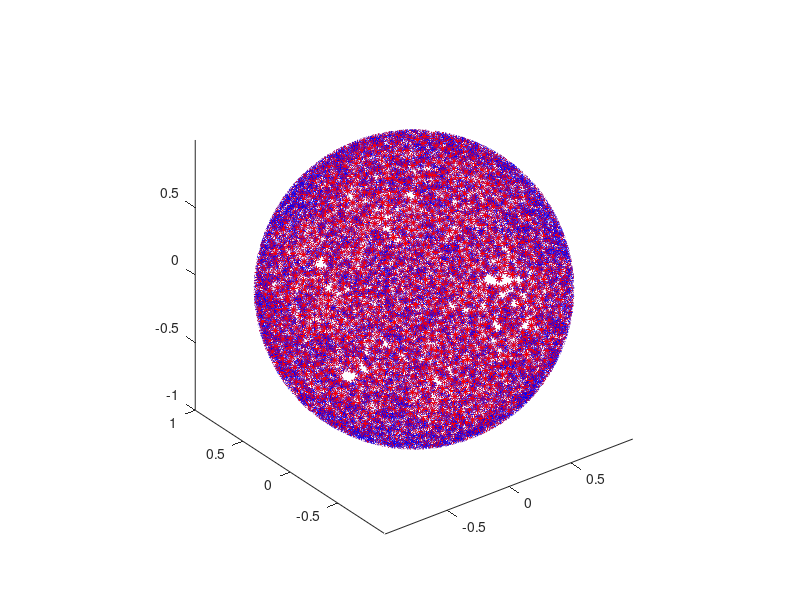

MATLAB code for this plot: (Note: this script raises an error after producing the figure.)
%+========================================================================+
%|                                                                        |
%|            This script uses the GYPSILAB toolbox for Matlab            |
%|                                                                        |
%| COPYRIGHT : Matthieu Aussal (c) 2017-2018.                             |
%| PROPERTY  : Centre de Mathematiques Appliquees, Ecole polytechnique,   |
%| route de Saclay, 91128 Palaiseau, France. All rights reserved.         |
%| LICENCE   : This program is free software, distributed in the hope that|
%| it will be useful, but WITHOUT ANY WARRANTY. Natively, you can use,    |
%| redistribute and/or modify it under the terms of the GNU General Public|
%| License, as published by the Free Software Foundation (version 3 or    |
%| later,  http://www.gnu.org/licenses). For private use, dual licencing  |
%| is available, please contact us to activate a "pay for remove" option. |
%| CONTACT   : matthieu.aussal@polytechnique.edu                          |
%| WEBSITE   : www.cmap.polytechnique.fr/~aussal/gypsilab                 |
%|                                                                        |
%| Please acknowledge the gypsilab toolbox in programs or publications in |
%| which you use it.                                                      |
%|________________________________________________________________________|
%|   '&`   |                                                              |
%|    #    |   FILE       : nrtHmxBuilder.m                               |
%|    #    |   VERSION    : 0.40                                          |
%|   _#_   |   AUTHOR(S)  : Matthieu Aussal                               |
%|  ( # )  |   CREATION   : 14.03.2017                                    |
%|  / 0 \  |   LAST MODIF : 14.03.2018                                    |
%| ( === ) |   SYNOPSIS   : Build H-Matrix and compare to full product    |
%|  `---'  |                                                              |
%+========================================================================+

% Nettoyage
clear all
close all
clc

% Library path
addpath('../../openFem')
addpath('../../openHmx')

% Spheres unitaires
unit = @(u) u ./ sqrt(sum(u.^2,2)*ones(1,size(u,2)));


%%%%%%%%%%%%%%%%%%%%%%%%%%%%%%% DEFINITIONS %%%%%%%%%%%%%%%%%%%%%%%%%%%%%%%
% Type de donnees
type = 'double'

% Precision
tol = 1e-3

% Nombre d'onde et frequence (Hz)
k = 10
f = (k*340)/(2*pi);

% Nuage de point recepteurs X
Nx = 1e4
X  = -1 + 2*rand(Nx,3,type);
X  = unit(X);

% Nuage de point emmeteurs Y
% Ny = 1e5 
% Y  = -1 + 2*rand(Ny,3);
% Y  = -1 + Y;
Ny = Nx
Y  = X;

% Potentiel en Y
V = -(1+1i) + 2*(rand(Ny,1,type) + 1i*rand(Ny,1,type));

% Green kernel function --> G(x,y) = exp(ik|x-y|)/|x-y| 
Gxy = @(X,Y) femGreenKernel(X,Y,'[exp(ikr)/r]',k);
% rxy = @(X,Y) sqrt( (X(:,1)-Y(:,1)).^2 + (X(:,2)-Y(:,2)).^2 + (X(:,3)-Y(:,3)).^2 );
% Gxy = @(X,Y) rxy(X,Y).^2;
% Gxy = @(X,Y) exp(- rxy(X,Y).^2 / 0.2)
% xdoty = @(X,Y) X(:,1).*Y(:,1) + X(:,2).*Y(:,2) + X(:,3).*Y(:,3)
% Gxy = @(X,Y) exp(1i*k * xdoty(X,Y));

% Representation graphique
figure
plot3(X(:,1),X(:,2),X(:,3),'*b',Y(:,1),Y(:,2),Y(:,3),'*r')
axis equal % size(I)
% size(X)
% size(Y)



%%%%%%%%%%%%%%%%%%%%%%%%%%%%%% CALCUL DIRECT %%%%%%%%%%%%%%%%%%%%%%%%%%%%%%
disp('~~~~~~~~~~~~~ FULL PRODUCT ~~~~~~~~~~~~~')
tic

% Recepteurs au hasard
Nt   = 100;
ind  = 1:ceil(Nx/Nt):Nx;
Xloc = X(ind,:);

% Produit Matrice-Vecteur sur tous les emeteurs
ref = zeros(length(ind),1,type);
for i = 1:length(ind)
    ref(i) = Gxy(Xloc(i,:),Y).' * V;
end
toc
disp(' ')


%%%%%%%%%%%%%%%%%%%%%%%%%%%%%% FAST PRODUCT %%%%%%%%%%%%%%%%%%%%%%%%%%%%%%%
disp('~~~~~~~~~~~~~ FAST PRODUCT ~~~~~~~~~~~~~')

% Hierarchical Matrix
tic
Mh = hmx(X,Y,Gxy,tol);
toc

% % Size
% tmp = whos('Mh');
% tmp.bytes/1e6

% Graphical representation
figure
spy(Mh)

% Matrix vector product
tic
sol = Mh * V;
toc

% Erreur
norm(ref-sol(ind))/norm(ref)
disp(' ')


%%%%%%%%%%%%%%%%%%%%%%%%%%%%%%% LU FACTORIZATION %%%%%%%%%%%%%%%%%%%%%%%%%%
disp('~~~~~~~~~~~~~ LU FACTORIZATION ~~~~~~~~~~~~~')

% Factorization LU
tic
[L,U] = lu(Mh);
toc

% Graphical representation
figure
spy(L)

% Matrix vector product
sol = L * (U * V);
norm(ref-sol(ind))/norm(ref)
disp(' ')


disp('~~> Michto gypsilab !')
